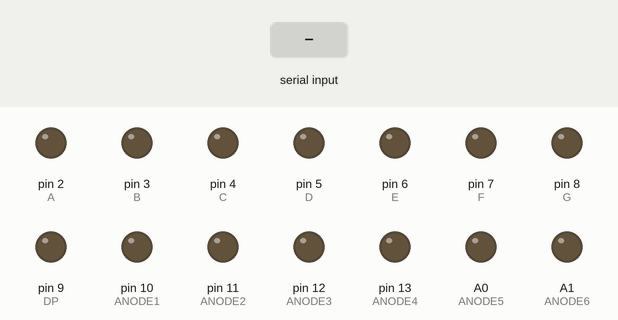
The sketch below on a simulated Arduino Uno, built with avr-gcc and run on an emulated ATmega328P. Shown: output pins drawn as LEDs (lit = HIGH). Inputs (shaded band) come from the test bench. What the sketch prints to the serial monitor is not drawn.

Above: at 1.4 s.
1.5 s: "DIS\n" received over Serial
At 4.49 s:
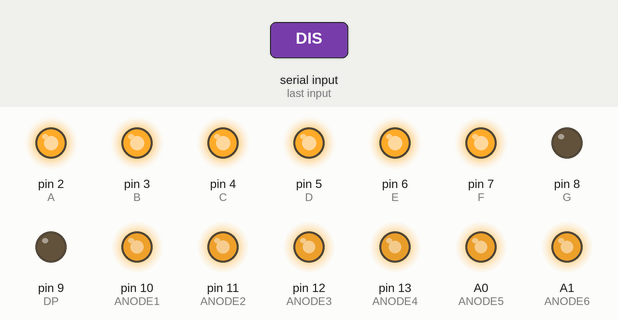
4.5 s: "RIX\n" received over Serial
At 4.68 s:
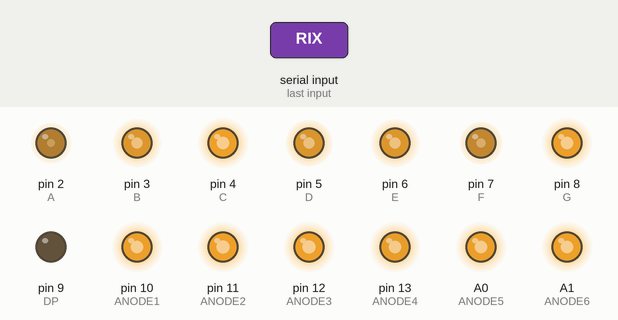
Timing chart, 0 to 13.5 s (numbered marks = the images above; inputs shaded):
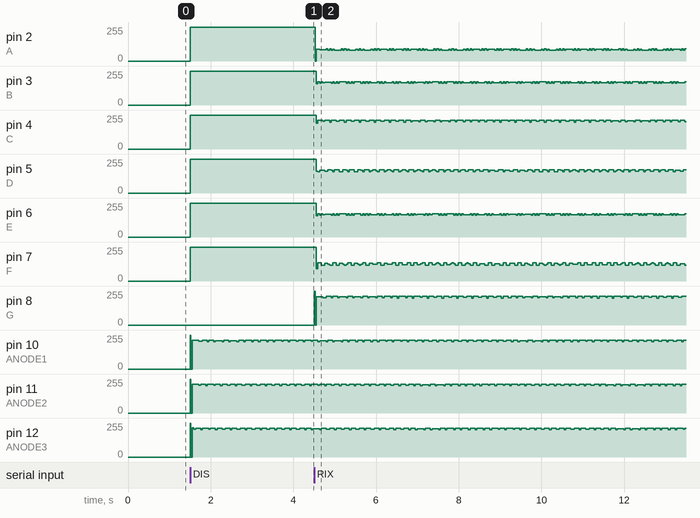

Measured:
- after the input at 1.5 s, pin 2 (A), pin 3 (B), pin 4 (C), pin 5 (D), pin 6 (E), pin 7 (F): 0/255 → 255/255 at once

The sketch:

testSevenSevenSegDriver.ino
```cpp
/***********************************************
 *
 *  Definitions of Cathode pins
 *
 ***********************************************/

#define A 2
#define B 3
#define C 4
#define D 5
#define E 6
#define F 7
#define G 8
#define DP 9

/***********************************************
 *
 *  Definitions of Andoe pins
 *
 ***********************************************/

#define ANODE1 10
#define ANODE2 11
#define ANODE3 12
#define ANODE4 13
#define ANODE5 A0
#define ANODE6 A1

/***********************************************
 *
 *  Definition Timing
 *  NOLI SI TANGERE
 ***********************************************/

#define VIEW_TIME 2

/***********************************************
 *
 *  OTHER DEFINITiONS
 *
 ***********************************************/

#define masterOn A2

/***********************************************
 *
 *  Definition BYTES for Numbers
 *
 ***********************************************/

byte one =   B00001100;
byte two =   B01011011;
byte three = B01011110;
byte four =  B01101100;
byte five =  B01110110;
byte six =   B01110111;
byte seven = B00011100;
byte eight = B01111111;
byte nine =  B01111110;
byte zero =  B00111111;
byte DPs =   B10000000;

/***********************************************
 *
 *  Definition Global Frequency Variables
 *
 ***********************************************/

long oldFreq;
long freq;
long ackFreq;
int radix = 0x02;

String str;
char cstr[10];

byte anodes = B00000000; // if led display should be of or on
//bool DPs= false;
/***********************************************
 *
 *  Definition segs numbers
 *
 ***********************************************/

int hunderedthousands;// = int((freq/100000)%10);
int tenthousends;// = int((freq/10000)%10);
int thousands;// = int((freq/1000)%10);
int hundreds;// = int((freq/100)%10);
int tens;// = int((freq/10)%10);
int ones;// = int((freq/1)%10);

/***********************************************
 *
 *  SETUP
 *
 ***********************************************/
void setup() {

/***********************************************
 *
 *   INITIALIZING
 *
 ***********************************************/

 Serial.begin(57600);
 /***********************************************
 *
 *  Display
 *
 ***********************************************/


/***********************************************
 *
 *  CATHODE PINS
 *
 ***********************************************/

  pinMode(A, OUTPUT);
  pinMode(B, OUTPUT);
  pinMode(C, OUTPUT);
  pinMode(D, OUTPUT);
  pinMode(E, OUTPUT);
  pinMode(F, OUTPUT);
  pinMode(G, OUTPUT);
  pinMode(DP, OUTPUT);

  /***********************************************
   *
   *  ANODE PINS
   *
   ***********************************************/

  pinMode(ANODE1, OUTPUT);
  pinMode(ANODE2, OUTPUT);
  pinMode(ANODE3, OUTPUT);
  pinMode(ANODE4, OUTPUT);
  pinMode(ANODE5, OUTPUT);
  pinMode(ANODE6, OUTPUT);


  /***********************************************
   *
   *  OTHER PINS
   *
   ***********************************************/
  pinMode(masterOn, INPUT);

  /***********************************************
   *
   *  INITIATION CERMONY FROM MASTER
   *
   ***********************************************/

  freq = 123456;
  int val = analogRead(masterOn);

  while(val < 127){
  val = analogRead(masterOn);

  //Serial.println("cant find master");
  }
  delay(500);
  Serial.println("MASDIS");
  while(!Serial.available()){
     //Serial.println(val);
  }
  str = Serial.readStringUntil('\r\n');
  if(str.substring(0,3)== "DIS"){
    str = str.substring(3,10);
    str.toCharArray(cstr,10);
    //Serial.println("DISPLAY");
    if(atol(cstr)){
      freq = atol(cstr);
      //Serial.println(freq);
      calcSevenSeg(freq);
      sevenSeg(freq);
    }
  }
}

  /***********************************************
   *
   *  SERIEL
   *
   ***********************************************/

// the loop routine runs over and over again forever:
void loop() {
  if(Serial.available()) {
    str = Serial.readStringUntil('\r\n');
    if(str.substring(0,3)== "DIS"){
      str = str.substring(3,10);
      str.toCharArray(cstr,10);
      //Serial.println("DISPLAY");

      if(atol(cstr)){
        freq = atol(cstr);
        Serial.println(freq);
      }
    }
    if(str.substring(0,3)== "RIX"){
      str = str.substring(3,10);
      str.toCharArray(cstr,10);
      //Serial.println("DISPLAY");
      if(atol(cstr)){
        radix = atol(cstr);
        //Serial.println(freq);
        //calcSevenSeg(freq);
        //sevenSeg(freq);
      }
    }
    if(oldFreq != freq){
      calcSevenSeg(freq);
      oldFreq = freq;
    }
  }
  sevenSeg(freq);
}
/***********************************************
 *
 *  Defines what display to light up
 *
 ***********************************************/

void pickDigit(int digit){
  digitalWrite(ANODE1,1);
  digitalWrite(ANODE2,1);
  digitalWrite(ANODE3,1);
  digitalWrite(ANODE4,1);
  digitalWrite(ANODE5,1);
  digitalWrite(ANODE6,1);

  switch(digit){
    case 1: digitalWrite(ANODE1,(anodes & 0x01)); break;
    case 2: digitalWrite(ANODE3,(anodes & 0x02)); break;
    case 3: digitalWrite(ANODE4,(anodes & 0x04)); break;
    case 4: digitalWrite(ANODE5,(anodes & 0x08)); break;
    case 5: digitalWrite(ANODE6,(anodes & 0x10)); break;
    //case 6: digitalWrite(ANODE7,0); break;
    default: digitalWrite(ANODE2,(anodes & 0x20)); break;
  }
}
/***********************************************
 *
 *  The calculations needed every time the
 *  frequency changes
 *
 ***********************************************/
void calcSevenSeg(long freq){

  /***********************************************
 *
 *  Checks for what aode to turn on or off
 *
 ***********************************************/
  if(freq <= 100000){
    anodes = B00010000;
  }
  else{
    anodes = B00000000;
  }

  /***********************************************
 *
 *  Definition Divides long to an integer per
 *  segment
 *
 ***********************************************/

  hunderedthousands = int((freq/100000)%10);
  tenthousends = int((freq/10000)%10);
  thousands = int((freq/1000)%10);
  hundreds = int((freq/100)%10);
  tens = int((freq/10)%10);
  ones = int((freq/1)%10);

}

/***********************************************
 *
 *  Main print function
 *
 ***********************************************/

void sevenSeg(long freq){

//int millions = int((freq/1000000)%10);
/*int hunderedthousands = int((freq/100000)%10);
int tenthousends = int((freq/10000)%10);
int thousands = int((freq/1000)%10);
int hundreds = int((freq/100)%10);
int tens = int((freq/10)%10);
int ones = int((freq/1)%10);
  */
   pickDigit(0);
   choose_digit(tens,(0x02 & DPs));
   delay(VIEW_TIME);
   pickDigit(1);
   choose_digit(ones,(0x01 & DPs));
   delay(VIEW_TIME);
   pickDigit(2);
   choose_digit(hundreds,(0x04 & DPs));
   delay(VIEW_TIME);
    pickDigit(3);
   choose_digit(thousands,(0x08 & DPs));
   delay(VIEW_TIME);
   pickDigit(4);
   choose_digit(tenthousends,(0x10 & DPs));
   delay(VIEW_TIME);
   pickDigit(5);
   choose_digit(hunderedthousands,(0x20 & DPs));
   delay(VIEW_TIME);
   //pickDigit(6);
   //choose_digit(millions);
   //delay(3);

   //TODO DP -> Radix
}

/***********************************************
 *
 *  Definition What Digit Byte to pick
 *
 ***********************************************/

void choose_digit(int num, bool DPs){
  switch(num){
    default:
      printDigit(B00000000,false); break;
    case 0:
      printDigit(zero,DPs);break;
    case 1:
      printDigit(one,DPs);break;
    case 2:
      printDigit(two,DPs);break;
    case 3:
      printDigit(three,DPs);break;
    case 4:
      printDigit(four,DPs);break;
    case 5:
      printDigit(five,DPs);break;
    case 6:
      printDigit(six,DPs);break;
    case 7:
      printDigit(seven,DPs);break;
    case 8:
      printDigit(eight,DPs);break;
    case 9:
      printDigit(nine,DPs);break;
  }
}

/***********************************************
 *
 *  Divides the number bytes to segments
 *
 ***********************************************/

void printDigit(byte digit,bool DPs){
  digitalWrite(A,(digit & 0x01));
  digitalWrite(B,(digit & 0x02));
  digitalWrite(C,(digit & 0x04));
  digitalWrite(D,(digit & 0x08));
  digitalWrite(E,(digit & 0x10));
  digitalWrite(F,(digit & 0x20));
  digitalWrite(G,(digit & 0x40));
  digitalWrite(DP,DPs);
}
```
